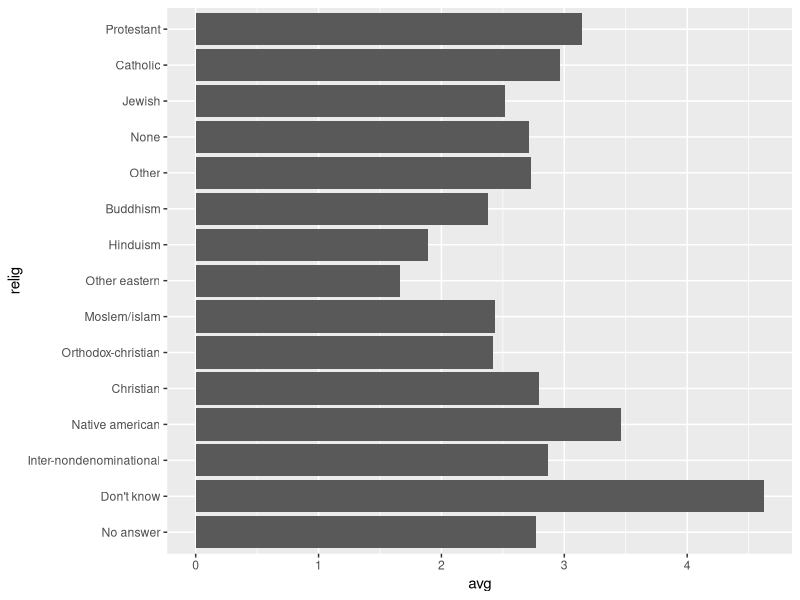
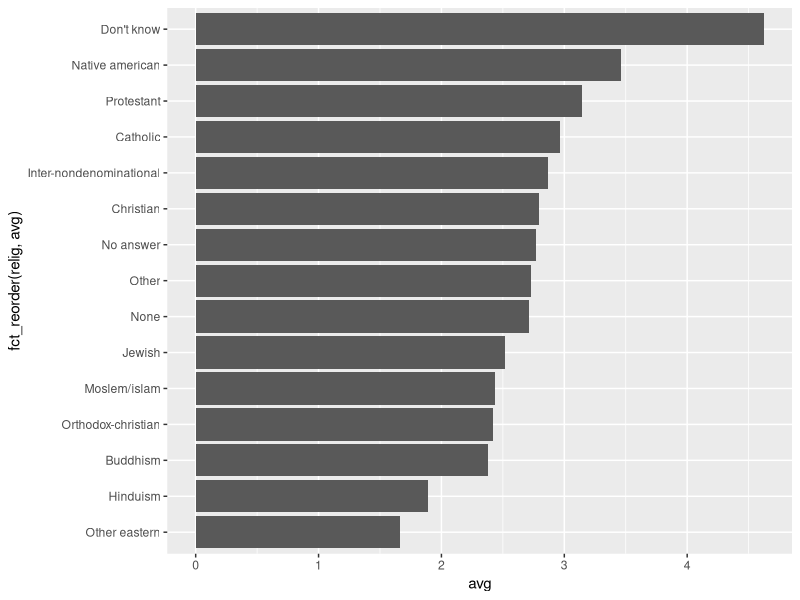
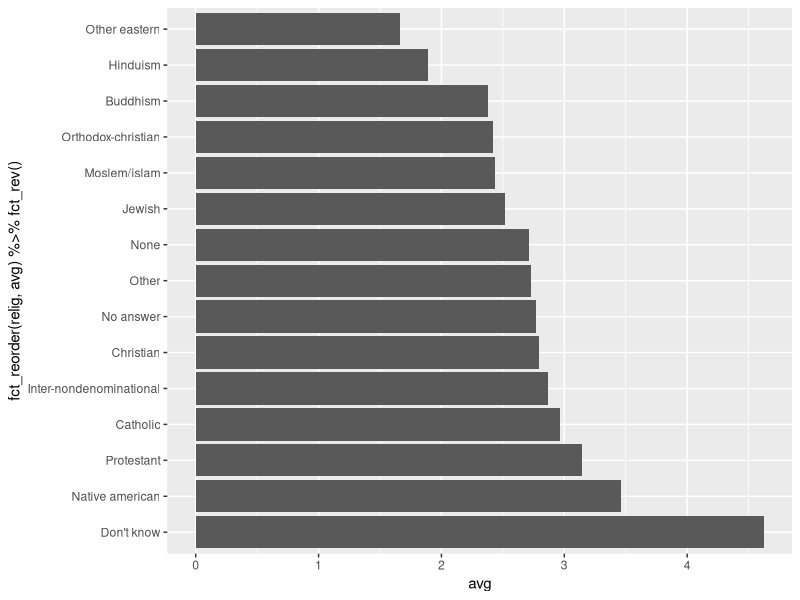
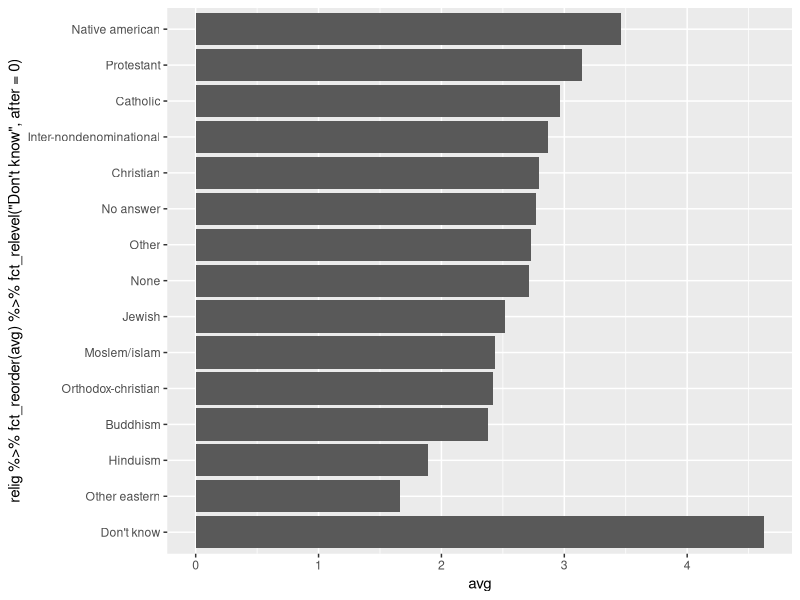
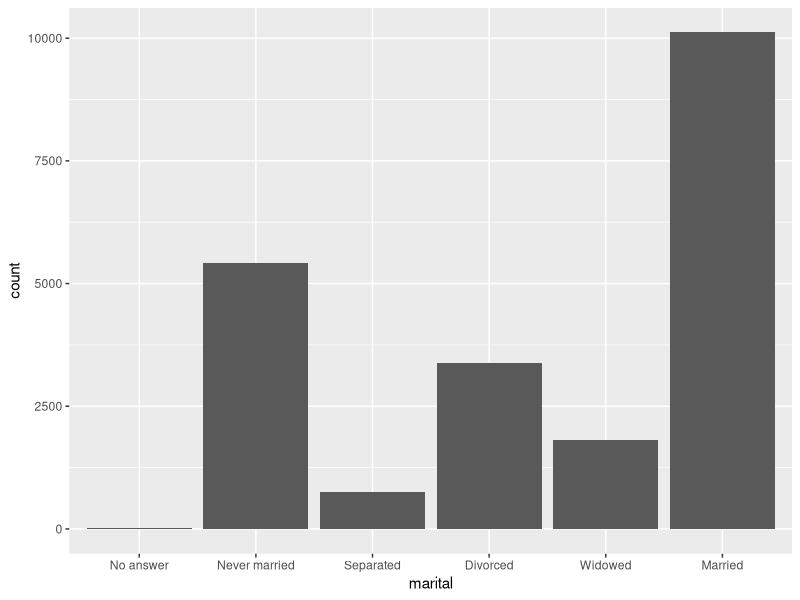
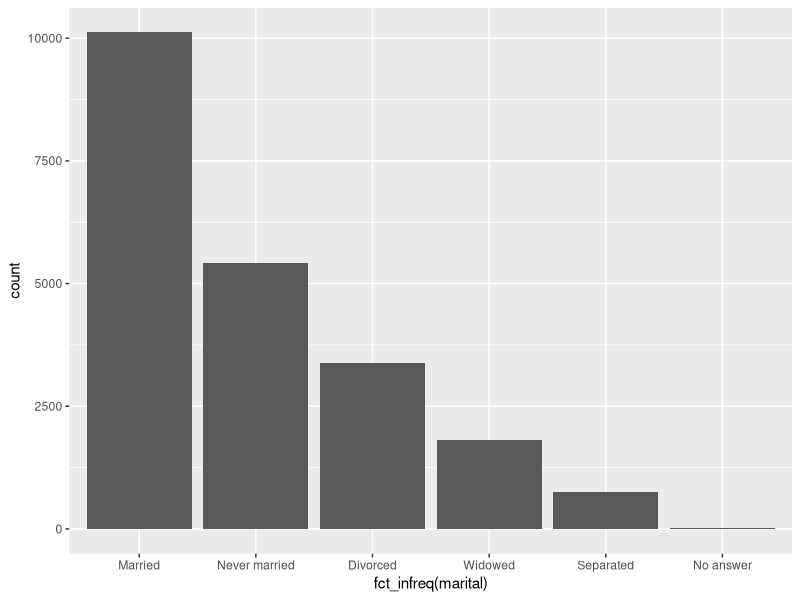
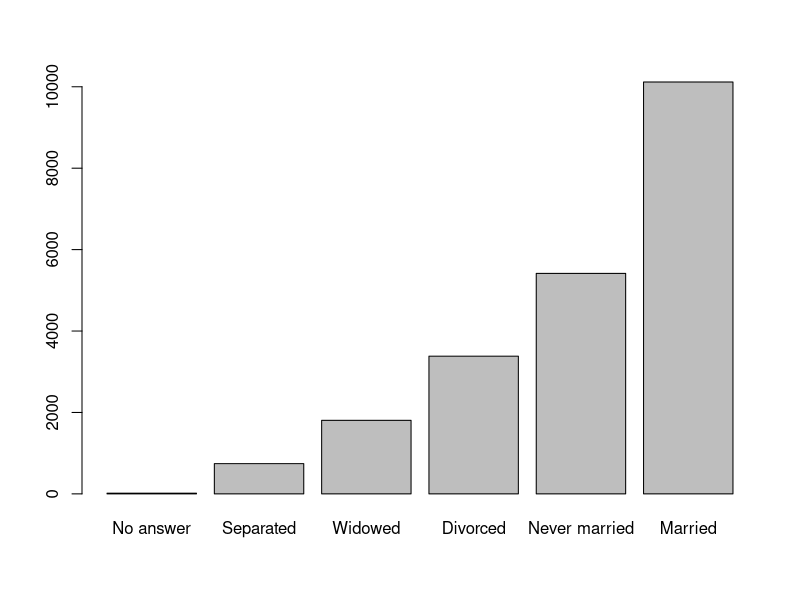
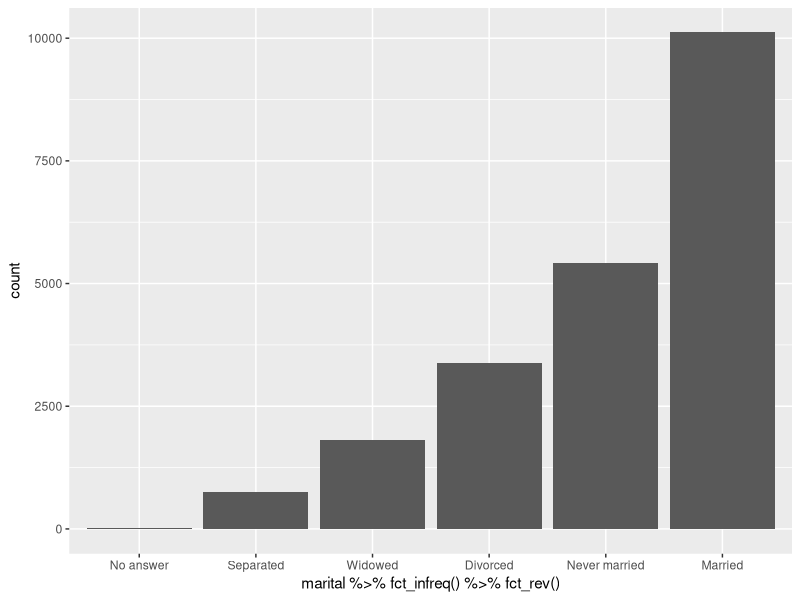

Here is the R script that generated these plots, in order:
## ---- chunk 1
knitr::opts_chunk$set(echo = TRUE)
## ---- chunk 2
library(tidyverse)
## ---- chunk 3
glimpse(gss_cat)
## ---- chunk 4
relig_summary <- gss_cat %>%
  na.omit(tvhours) %>%
  group_by(relig) %>%
  summarize(avg = mean(tvhours))
  
ggplot(relig_summary, aes(x = relig, y = avg)) + 
  geom_bar(stat = "identity") + 
  coord_flip()
## ---- chunk 5
relig_summary %>%
  ggplot(aes(x = avg, y = fct_reorder(relig, avg))) +
    geom_col()
## ---- chunk 6
relig_summary %>%
  ggplot(aes(x = avg, y = fct_reorder(relig, avg) %>% fct_rev())) + 
    geom_col()
## ---- chunk 7
relig_summary %>%
  ggplot(aes(x = avg, y = relig %>% fct_reorder(avg) %>% fct_relevel("Don't know", after = 0))) + 
    geom_col()
## ---- chunk 8
gss_cat %>%
  ggplot(aes(x = marital)) + 
    geom_bar()
## ---- chunk 9
gss_cat %>%
  ggplot(aes(x = fct_infreq(marital))) + 
    geom_bar()
## ---- chunk 10
barplot(sort(table(gss_cat$marital)))
## ---- chunk 11
gss_cat %>%
  ggplot(aes(x = marital %>% fct_infreq() %>% fct_rev())) + 
    geom_bar()
## ---- chunk 12
gss_cat %>%
  group_by(partyid) %>%
  summarize(avg = mean(tvhours, na.rm = T))
## ---- chunk 13
levels(factor(gss_cat$partyid))
## ---- chunk 14
gss_cat %>%
  drop_na(tvhours) %>%
  mutate(partyidnew = fct_recode(partyid,
    "Republican, strong"    = "Strong republican",
    "Republican, weak"      = "Not str republican",
    "Independent, near rep" = "Ind,near rep",
    "Independent, near dem" = "Ind,near dem",
    "Democrat, weak"        = "Not str democrat",
    "Democrat, strong"      = "Strong democrat",
    "Other"                 = "No answer",
    "Other"                 = "Don't know",
    "Other"                 = "Other party")) %>%
  group_by(partyidnew) %>%
  summarize(avg = mean(tvhours, na.rm = T))
  
## ---- chunk 15
gss_cat %>%
  mutate(partyidnew = fct_collapse(partyid,
    other = c("No answer", "Don't know", "Other party"),
    rep = c("Strong republican", "Not str republican"),
    ind = c("Ind,near rep", "Independent", "Ind,near dem"),
    dem = c("Not str democrat", "Strong democrat")
  ))  %>%
  group_by(partyidnew) %>%
  summarize(avg = mean(tvhours, na.rm = T))
## ---- chunk 16
gss_cat %>%
  mutate(relignew = fct_lump(relig)) %>%
  count(relignew)
## ---- chunk 17
gss_cat %>%
  mutate(relignew = fct_lump(relig,n=5)) %>%
  count(relignew)
## ---- chunk 18
mtcars %>%
  mutate (
    transmission =
      case_when(
        am==0 ~ "automatic",
        am==1 ~ "manaul"
      )
  ) %>%
  head(10)
## ---- chunk 19
mtcars %>%
  mutate (
    gear_char =
      case_when(
        gear==3 ~ "three",
        gear==4 ~ "four",
        gear==5 ~ "five"
      )
  ) %>%
  head(10)
## ---- chunk 20
starwars %>%
  select(name:mass, gender, species) %>%
  mutate(
    type = case_when(
      height > 200 | mass > 200 ~ "large",
      species == "Droid"        ~ "robot",
      TRUE                      ~ "other"
    )
  ) %>%
  head(10)
## ---- chunk 21
gss_cat %>%
  drop_na(age) %>%
  mutate(rincome = fct_recode(rincome,
    "other" = "No answer", 
    "other" = "Don't know", 
    "other" = "Refused", 
    "other" = "Not applicable",
  )) %>%
  group_by(rincome) %>%
  summarize(avg = mean(age)) %>%
  ggplot(aes(x = avg, y = rincome %>% fct_reorder(avg) %>% fct_relevel("other", after = 0))) +
    geom_col() + 
    labs(
      x = "Income Levels",
      y = "Average Age",
      title = "Average Age for Different Income Levels for gss_cat Data Set"
    )
